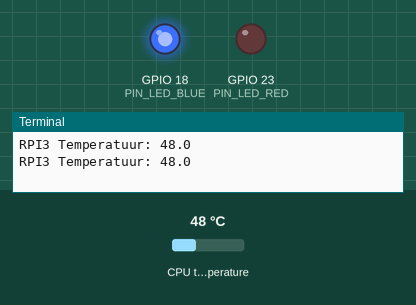
Recording of a program running on a simulated Raspberry Pi (BCM pin numbers). On the bench: output pins drawn as LEDs (lit = HIGH), the last lines printed to the terminal. Inputs (shaded band) come from the test bench; at power-on: CPU temperature 48 °C.

Above: at 1.2 s.
1.3 s: CPU temperature set to 51 °C
3.2 s: CPU temperature set to 54 °C
At 5.0 s:
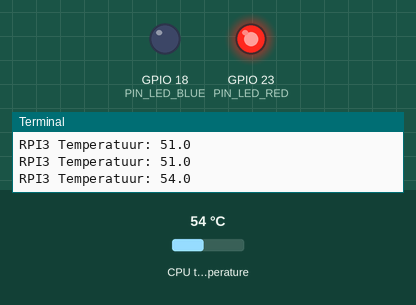
5.5 s: CPU temperature set to 31 °C
At 6.5 s:
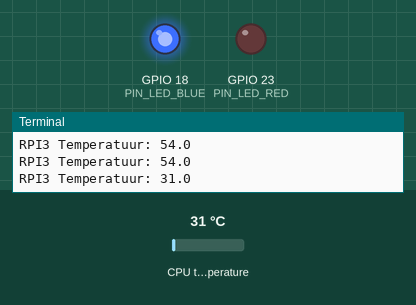
7.6 s: CPU temperature set to 58 °C
At 9.1 s:
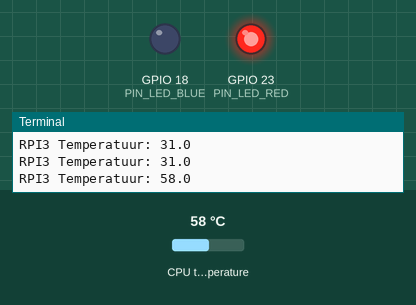
Timing chart, 0 to 10.6 s (numbered marks = the images above; inputs shaded):
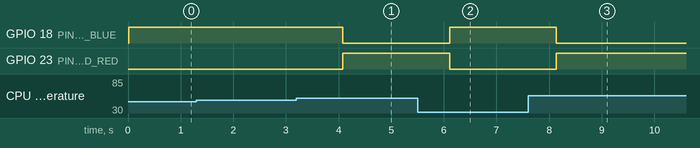

Measured:
- the behaviour switches between 52 and 53 °C on CPU temperature (found by bisection; images 0 and 1)
- after the input at 3.2 s, GPIO 18 (PIN_LED_BLUE): HIGH → LOW after 0.88 s; GPIO 23 (PIN_LED_RED): LOW → HIGH after 0.88 s
- after the input at 5.5 s, GPIO 18 (PIN_LED_BLUE): LOW → HIGH after 0.61 s; GPIO 23 (PIN_LED_RED): HIGH → LOW after 0.61 s
- after the input at 7.6 s, GPIO 18 (PIN_LED_BLUE): HIGH → LOW after 0.54 s; GPIO 23 (PIN_LED_RED): LOW → HIGH after 0.54 s

The program:

led_cpu_temp.py
```python
# RPi 3 CPU Temperature indicator
import re
import time
import commands
import RPi.GPIO as GPIO

# Temperature limit
# Limit where the led switch takes place
TEMP_LIMIT = 53

# Broadcom PIN-s
PIN_LED_BLUE = 18
PIN_LED_RED = 23

# Broadcom SOC Channel
GPIO.setmode(GPIO.BCM)

# Set up the pins
GPIO.setup(PIN_LED_BLUE, GPIO.OUT)
GPIO.setup(PIN_LED_RED, GPIO.OUT)

try :

    while True:

        # Get and format temp
        data = commands.getstatusoutput("/opt/vc/bin/vcgencmd measure_temp")[1]
        temp = float(re.sub('[^0-9,.]', '', data))

        # Print current temp
        print 'RPI3 Temperatuur: ' + str(temp)

        # It's 'hot' when its >= 53 degrees Celsius (just for testing)
        if temp >= TEMP_LIMIT:
            GPIO.output(PIN_LED_BLUE, False)
            GPIO.output(PIN_LED_RED, True)
        else:
            GPIO.output(PIN_LED_BLUE, True)
            GPIO.output(PIN_LED_RED, False)

        time.sleep(1)

except KeyboardInterrupt:

    # Turn off the leds
    GPIO.output(PIN_LED_BLUE, False)
    GPIO.output(PIN_LED_RED, False)

    # GPIO cleanup
    GPIO.cleanup()
```
